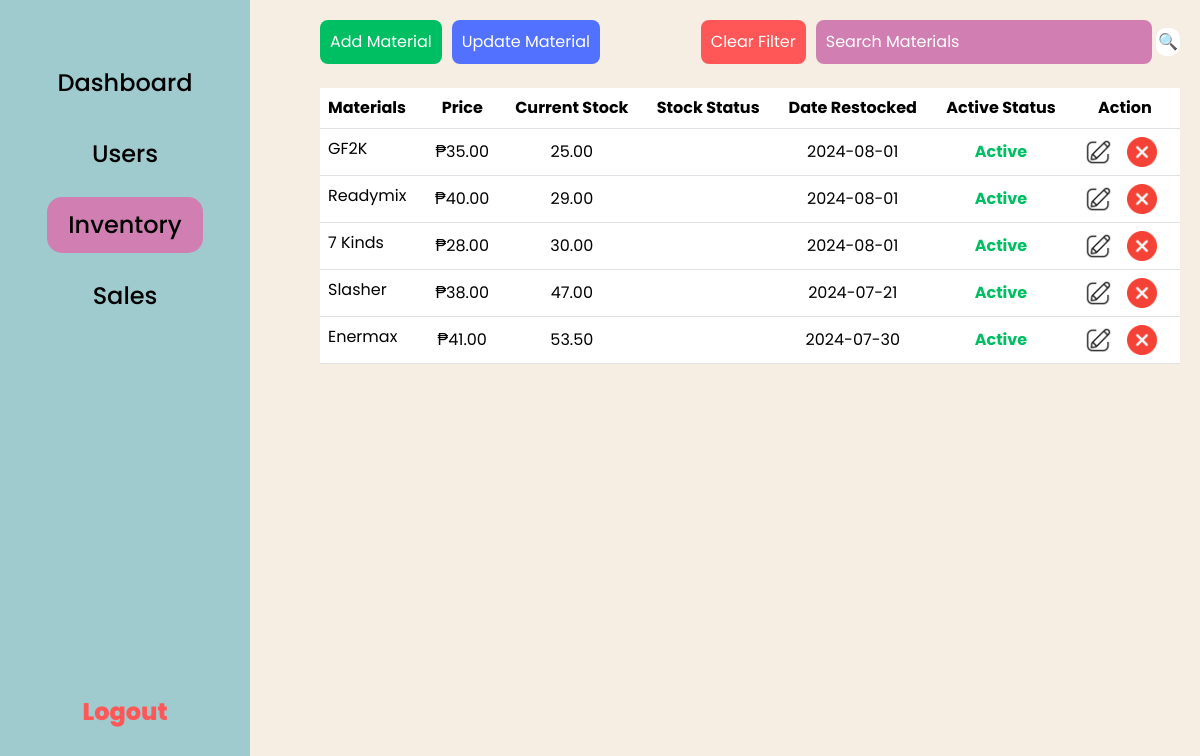
/inventory.php (signed in), run on the app's committed database.
### tables this page shows
CREATE TABLE `materials_tb` (
  `material_id` int(255) NOT NULL,
  `material_name` varchar(255) NOT NULL,
  `material_price` float(255,2) NOT NULL,
  `material_quantity` float(255,2) NOT NULL,
  `lowstock_indicator` int(255) NOT NULL,
  `date_restocked` date NOT NULL,
  `material_status` enum('Active','Inactive','','') NOT NULL
);

### inventory-table.php (the view, shortened to what this page needs)
<div>
    <div>
        <table class="table table-hover mt-4">
            <thead>
                <tr>
                    <th>Materials</th>
                    <th class="text-center align-middle">Price</th>
                    <th class="text-center align-middle">Current Stock</th>
                    <th class="text-center align-middle">Stock Status</th>
                    <th class="text-center align-middle">Date Restocked</th>
                    <th class="text-center align-middle">Active Status</th>
                    <th class="text-center align-middle">Action</th>
                </tr>
            </thead>
            <tbody>
                <?php
                $sql = "SELECT materials_tb.*
                        FROM materials_tb
                        WHERE 1=1";
                $sql .= " ORDER BY material_quantity ASC";
                $result = $conn->query($sql);
                while ($row = $result->fetch_assoc()) {
                    $stock_status = $row['material_quantity'] <= $row['lowstock_indicator'] ? "LOW" : "";
                    $statusClass = $row['material_status'] === 'Active' ? 'active-status' : 'inactive-status';
                    echo "
                <tr>
                    <td>" . $row['material_name'] . "</td>
                    <td class='text-center align-middle'>₱" . $row['material_price'] . "</td>
                    <td class='text-center align-middle'>" . $row['material_quantity'] . "</td>
                    <td class='text-center align-middle lowstock-indicator-text'>" . $stock_status;
                    echo "</td>
                    <td class='text-center align-middle'>" . $row['date_restocked'] . "</td>
                    <td class='text-center align-middle " . $statusClass . "'>" . $row['material_status'] . "</td>
                    <td class='text-center align-middle'>
                        <button class='action-btn' data-bs-toggle='modal' data-bs-target='#editmaterial'
                            data-materialid='" . $row['material_id'] . "'
                            data-materialname='" . $row['material_name'] . "'
                            data-materialprice='" . $row['material_price'] . "'
                            data-materialquantity='" . $row['material_quantity'] . "'
                            data-lowstockindicator='" . $row['lowstock_indicator'] . "'
                            data-daterestocked='" . $row['date_restocked'] . "'
                            data-materialstatus='" . $row['material_status'] . "'
                            >
                            <img src='../Agrivet/img/edit.png' alt='Edit' width='30px' height='30px' title='Edit material'>
                        </button>
                        <button class='action-btn' data-bs-toggle='modal' data-bs-target='#deletematerial'
                            data-materialid='" . $row['material_id'] . "'
                            data-materialname='" . $row['material_name'] . "'
                            >
                            <img src='../Agrivet/img/delete.png' alt='Delete' title='Delete material' width='30px' height='30px'>
                        </button>
                    </td>
                </tr>
                ";
                }
                ?>
            </tbody>
        </table>
    </div>
</div>

### inventory.php (shortened to what this page needs)
<?php
$active_page = 'inventory';
include "db_conn.php";
?>
<!DOCTYPE html>
<html>
<head>
    <?php include "header.php"; ?>
</head>
<body id="inventory-dashboard">
    <?php include "sidebar.php"; ?>
    <div id="inventory-container">
        <div id="inv-header-btns">
            <div id="inv-header-leftside">
                <div id="add-material-container">
                    <button type="button" class="inv-btn" id="add-material-btn" data-bs-toggle="modal" data-bs-target="#addmaterial">Add Material</button>
                </div>
                <div id="add-material-container">
                    <button type="button" class="inv-btn" id="update-material-btn" data-bs-toggle="modal" data-bs-target="#updatematerial">Update Material</button>
                </div>
            </div>
            <div id="inv-searchbar-container">
                <div style="margin-right: 10px;">
                    <form action="">
                        <button class="inv-btn" id="inv-clear-filter" type="submit" name="clear-filter">Clear Filter</button>
                    </form>
                </div>
                <form action="" method="get">
                    <input type="search" name="inv-searchbar" id="inv-searchbar" placeholder="Search Materials" value="<?php echo isset($_GET['inv-searchbar']) ? $_GET['inv-searchbar'] : ''; ?>">
                    <input type="submit" class="inv-searchbar-submitbtn" value="&#x1F50D;">
                </form>
            </div>
        </div>
        <?php
        include "inventory-table.php";
        ?>
    </div>
</body>
</html>

### header.php (shortened to what this page needs)
<link rel = "stylesheet" href="../Agrivet/css/styles.css">
<link href="https://cdn.jsdelivr.net/npm/bootstrap@5.3.3/dist/css/bootstrap.min.css" rel="stylesheet">

### sidebar.php
<div class="sidebar">
    <ul class="sidebar-list">
        <a href="../Agrivet/index.php"><li id="dashboardside" <?php if ($active_page == 'dashboard') echo 'class="active"'; ?>>Dashboard</li></a>
        <a href="../Agrivet/users.php"><li id="userside" <?php if ($active_page == 'users') echo 'class="active"'; ?>>Users</li></a>
        <a href="../Agrivet/inventory.php"><li id="inventoryside" <?php if ($active_page == 'inventory') echo 'class="active"'; ?>>Inventory</li></a>
        <a href="../Agrivet/sales.php"><li id="saleside" <?php if ($active_page == 'sales') echo 'class="active"'; ?>>Sales</li></a>
        <a href="logout.php"><li class="logout-btn" style="margin-top: 45vh; color:#ff5757; font-weight: 800;">Logout</li></a>
    </ul>
</div>

### css/styles.css (style rules this page uses)
* { margin: 0; padding: 0; box-sizing: border-box; scroll-behavior: smooth; font-family: 'Poppins', sans-serif; }
body { background-color: #f6eee3 !important; }
.sidebar { width: 250px; background-color: #9fcbce; padding: 20px; position: fixed; top: 0; left: 0; height: 100%; overflow-y: auto; align-items: center; justify-content: flex-start; display: flex; flex-direction: column; }
.sidebar-list { list-style-type: none; padding: 0; text-decoration: none; text-align: center; margin-top: 20px; }
.sidebar-list li { margin-top:15px; color: black; font-size: 24px; font-weight: 500; padding:10px; transition: 0.3s ease; border-radius: 15px; }
.sidebar-list a { text-decoration: none; color: black ; }
.sidebar-list .active { background-color: #d17fb2; border-radius: 15px; }
#inventory-dashboard { padding: 20px; justify-content: space-between; }
#inventory-container { margin-left: 300px; }
.inv-btn { color: white; padding: 10px; font-size: 16px; border: round; cursor: pointer; border-radius: 8px; border: none; }
#add-material-btn { background-color: #00bf63; }
#update-material-btn { background-color: #5271ff; margin-left: 10px; }
#inv-header-btns { display: flex; justify-content: space-between; height: 44px; }
#inv-header-leftside { display: flex !important; }
#inv-clear-filter { background-color: #ff5757; }
#inv-searchbar { background-color: #d17fb2; color: white; padding: 10px; font-size: 16px; border: round; border-radius: 8px; border: none; }
#inv-searchbar::placeholder { color: white; }
.action-btn { border: none; background-color: transparent; margin-right: 10px; }
#inv-searchbar-container { display: flex; float: right; }
.inv-searchbar-submitbtn { border: 2px solid white; background-color: white; cursor: pointer; border-radius: 10px; }
.lowstock-indicator-text { color: #ff5757 !important; font-weight: bold; }
.active-status { color: #00bf63 !important; font-weight: bold; }

### data on the page
materials_tb: material_name "GF2K", material_price "35.00", material_quantity "25.00", date_restocked "2024-08-01", material_status "Active"
materials_tb: material_name "Readymix", material_price "40.00", material_quantity "29.00", date_restocked "2024-08-01", material_status "Active"
materials_tb: material_name "7 Kinds", material_price "28.00", material_quantity "30.00", date_restocked "2024-08-01", material_status "Active"
materials_tb: material_name "Slasher", material_price "38.00", material_quantity "47.00", date_restocked "2024-07-21", material_status "Active"
materials_tb: material_name "Enermax", material_price "41.00", material_quantity "53.50", date_restocked "2024-07-30", material_status "Active"
